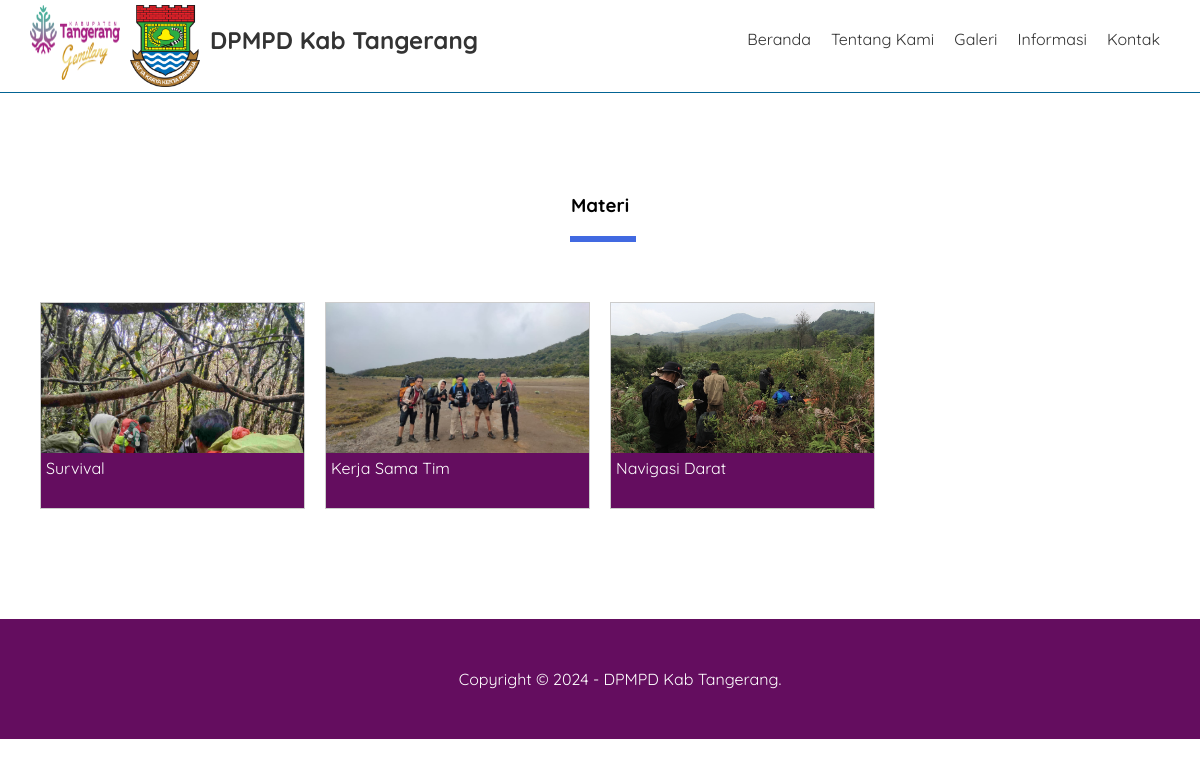
The app's page /jurusan.php with its own data.
### tables this page shows
CREATE TABLE `pengaturan` (
  `id` int(11) NOT NULL,
  `nama` varchar(50) NOT NULL,
  `email` varchar(50) NOT NULL,
  `telepon` varchar(20) NOT NULL,
  `alamat` text NOT NULL,
  `logo` varchar(50) NOT NULL,
  `favicon` varchar(50) NOT NULL,
  `tentang_sekolah` text NOT NULL,
  `foto_sekolah` varchar(50) NOT NULL,
  `google_maps` text NOT NULL,
  `nama_kepsek` varchar(50) NOT NULL,
  `foto_kepsek` varchar(50) NOT NULL,
  `sambutan_kepsek` text NOT NULL,
  `created_at` timestamp NOT NULL DEFAULT current_timestamp(),
  `updated_at` datetime DEFAULT NULL
);

CREATE TABLE `jurusan` (
  `id` int(11) NOT NULL,
  `nama` varchar(100) NOT NULL,
  `keterangan` text NOT NULL,
  `gambar` varchar(50) NOT NULL,
  `created_at` timestamp NOT NULL DEFAULT current_timestamp(),
  `updated_at` datetime DEFAULT NULL
);

### jurusan.php (the view)
<?php include 'header.php'; ?>
<div class="section">
    <div class="container">
        <h3 class="text-center"> Materi </h3>
        <?php
        $jurusan = mysqli_query($conn, "SELECT * FROM jurusan  ORDER BY id DESC");
        if (mysqli_num_rows($jurusan) > 0) {
            while ($j = mysqli_fetch_array($jurusan)) {
        ?>
                <div class="col-4">
                    <a href="detail-jurusan.php?id=<?= $j['id'] ?>" class="thumbnail-link">
                        <div class="thumbnail-box">
                            <div class="thumbnail-img" style="background-image: url('uploads/jurusan/<?= $j['gambar'] ?>');">
                            </div>
                            <div class="thumbnail-text">
                                <?= $j['nama'] ?>
                            </div>
                        </div>
                    </a>
                </div>
            <?php }
        } else { ?>
            Tidak Ada Data
        <?php } ?>
    </div>
</div>
<?php include 'footer.php'; ?>

### header.php (shortened to what this page needs)
<?php
include 'koneksi.php';
$identitas = mysqli_query($conn, "SELECT * FROM pengaturan ORDER BY id DESC LIMIT 1");
$d = mysqli_fetch_object($identitas);
?>
<!DOCTYPE html>
<html>
<head>
    <link rel="stylesheet" type="text/css" href="assets/css/style.css">
</head>
<body>
    <div class="header">
        <div class="container">
        <div class="header-logo">
    <img src="assets/logofav.png" width="90" height="75" alt="Logo Kedua" class="logo-second">
    <img src="uploads/identitas/<?= $d->logo ?>" width="70" alt="Logo Utama">
    <h2><a href="index.php"><?= $d->nama ?></a></h2>
</div>
            <ul class="header-menu">
                <li><a href="index.php">Beranda</a></li>
                <li><a href="tentang-sekolah.php">Tentang Kami</a></li>
                <li><a href="galeri.php">Galeri</a></li>
                <li><a href="informasi.php">Informasi</a></li>
                <li><a href="kontak.php">Kontak</a></li>
            </ul>
        </div>
    </div>

### footer.php (shortened to what this page needs)
<footer>
    <div class="container text-center">
        Copyright &copy; 2024 - <?= $d->nama ?>.
    </div>
</footer>
</body>
</html>

### assets/css/style.css (style rules this page uses)
* { margin:0; padding:0; font-family: 'Quicksand', sans-serif; box-sizing: border-box; }
a { text-decoration: none; }
.container { width: 1140px; margin:0 auto; }
.container::after { content: ""; display: block; clear: both; }
.text-center { text-align: center !important; }
.header { border-bottom: 1px solid #036494; }
.header a { color: #333; }
.header-logo { float: left; line-height: 70px; padding: 5px 0; }
.header-logo img { float: left; margin-right: 10px; }
.header-logo h2 { float: left; }
.header-menu { float: right; }
.header-menu li { float: left; list-style: none; padding: 29px 10px; }
.section { padding: 100px 0; }
.section h3 { padding-bottom: 25px; margin-bottom: 50px; position: relative; }
.section h3::after { content: ""; display: block; width: 60px; border: 3px solid royalblue; position: absolute; bottom: 0; left: calc(50% - 30px); }
.col-4 { min-height: 200px; width: 25%; float: left; padding: 10px; }
.thumbnail-box { border: 1px solid #ccc; width: 100%; min-height: 200px; background-color: #640D5F; }
.thumbnail-img { height: 150px; background-repeat: no-repeat; background-size: cover; }
.thumbnail-text { height: 55px; padding: 5px; }
.thumbnail-link { color: #fff; }
footer { padding: 50px; background-color: #640D5F; color: #fff; }

### records on screen
pengaturan: logo (picture), nama "DPMPD Kab Tangerang"
jurusan: gambar (picture), nama "Survival"
jurusan: gambar (picture), nama "Kerja Sama Tim"
jurusan: gambar (picture), nama "Navigasi Darat"
